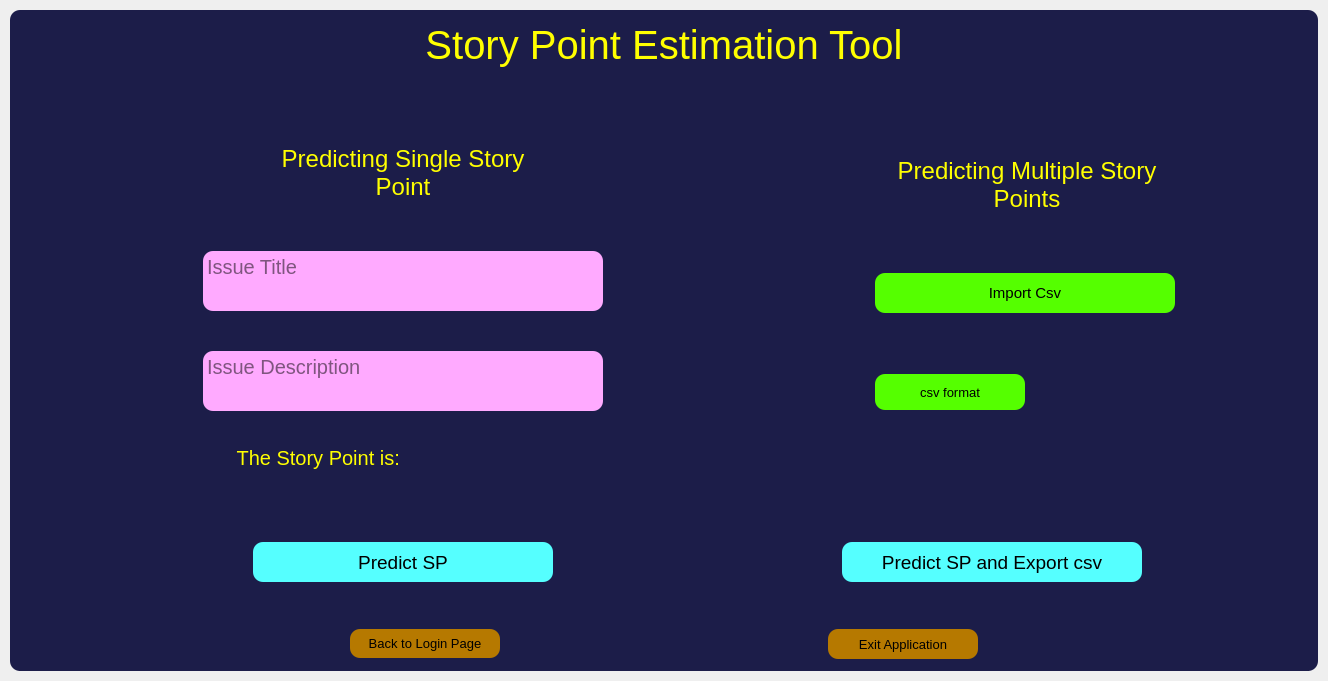
<?xml version="1.0" encoding="UTF-8"?>
<ui version="4.0">
 <class>MainWindow</class>
 <widget class="QMainWindow" name="MainWindow">
  <property name="geometry">
   <rect>
    <x>0</x>
    <y>0</y>
    <width>1328</width>
    <height>681</height>
   </rect>
  </property>
  <property name="windowTitle">
   <string>MainWindow</string>
  </property>
  <widget class="QWidget" name="centralwidget">
   <property name="styleSheet">
    <string notr="true"/>
   </property>
   <layout class="QVBoxLayout" name="dropshadow_layout_2">
    <property name="spacing">
     <number>0</number>
    </property>
    <property name="leftMargin">
     <number>10</number>
    </property>
    <property name="topMargin">
     <number>10</number>
    </property>
    <property name="rightMargin">
     <number>10</number>
    </property>
    <property name="bottomMargin">
     <number>10</number>
    </property>
    <item>
     <widget class="QFrame" name="backgrd_frame">
      <property name="styleSheet">
       <string notr="true">background-color: qlineargradient(spread:pad, x1:0, y1:0, x2:1, y2:0, stop:0 rgba(28, 29, 73, 255), stop:0.486425 rgba(28, 29, 73, 255));
border-radius: 10px;
</string>
      </property>
      <property name="frameShape">
       <enum>QFrame::NoFrame</enum>
      </property>
      <property name="frameShadow">
       <enum>QFrame::Raised</enum>
      </property>
      <layout class="QVBoxLayout" name="verticalLayout_3">
       <item>
        <layout class="QVBoxLayout" name="verticalLayout_2">
         <item>
          <widget class="QFrame" name="frame_title">
           <property name="maximumSize">
            <size>
             <width>16777215</width>
             <height>55</height>
            </size>
           </property>
           <property name="font">
            <font>
             <pointsize>9</pointsize>
            </font>
           </property>
           <property name="frameShape">
            <enum>QFrame::StyledPanel</enum>
           </property>
           <property name="frameShadow">
            <enum>QFrame::Raised</enum>
           </property>
           <layout class="QVBoxLayout" name="verticalLayout_4">
            <item>
             <widget class="QLabel" name="label_title">
              <property name="minimumSize">
               <size>
                <width>0</width>
                <height>40</height>
               </size>
              </property>
              <property name="maximumSize">
               <size>
                <width>16777215</width>
                <height>52</height>
               </size>
              </property>
              <property name="font">
               <font>
                <family>Microsoft Sans Serif</family>
                <pointsize>30</pointsize>
               </font>
              </property>
              <property name="styleSheet">
               <string notr="true">color: rgb(255, 255, 0);
border-bottom-color: qlineargradient(spread:pad, x1:0, y1:0, x2:1, y2:0, stop:0 rgba(255, 178, 102, 255), stop:0.55 rgba(235, 148, 61, 255), stop:0.98 rgba(0, 0, 0, 255), stop:1 rgba(0, 0, 0, 0));</string>
              </property>
              <property name="text">
               <string>Story Point Estimation Tool</string>
              </property>
              <property name="alignment">
               <set>Qt::AlignBottom|Qt::AlignHCenter</set>
              </property>
             </widget>
            </item>
           </layout>
          </widget>
         </item>
         <item>
          <widget class="QFrame" name="frame_content">
           <property name="frameShape">
            <enum>QFrame::StyledPanel</enum>
           </property>
           <property name="frameShadow">
            <enum>QFrame::Raised</enum>
           </property>
           <layout class="QHBoxLayout" name="horizontalLayout_2">
            <item>
             <widget class="QFrame" name="frame_oneSP">
              <property name="minimumSize">
               <size>
                <width>750</width>
                <height>0</height>
               </size>
              </property>
              <property name="maximumSize">
               <size>
                <width>750</width>
                <height>16777215</height>
               </size>
              </property>
              <property name="frameShape">
               <enum>QFrame::StyledPanel</enum>
              </property>
              <property name="frameShadow">
               <enum>QFrame::Raised</enum>
              </property>
              <layout class="QVBoxLayout" name="verticalLayout_5">
               <item>
                <widget class="QFrame" name="frame">
                 <property name="minimumSize">
                  <size>
                   <width>0</width>
                   <height>20</height>
                  </size>
                 </property>
                 <property name="frameShape">
                  <enum>QFrame::StyledPanel</enum>
                 </property>
                 <property name="frameShadow">
                  <enum>QFrame::Raised</enum>
                 </property>
                </widget>
               </item>
               <item>
                <widget class="QFrame" name="frame_one_head">
                 <property name="minimumSize">
                  <size>
                   <width>0</width>
                   <height>80</height>
                  </size>
                 </property>
                 <property name="maximumSize">
                  <size>
                   <width>16777215</width>
                   <height>130</height>
                  </size>
                 </property>
                 <property name="frameShape">
                  <enum>QFrame::StyledPanel</enum>
                 </property>
                 <property name="frameShadow">
                  <enum>QFrame::Raised</enum>
                 </property>
                 <layout class="QHBoxLayout" name="horizontalLayout_4">
                  <item>
                   <widget class="QLabel" name="label">
                    <property name="minimumSize">
                     <size>
                      <width>300</width>
                      <height>80</height>
                     </size>
                    </property>
                    <property name="maximumSize">
                     <size>
                      <width>300</width>
                      <height>80</height>
                     </size>
                    </property>
                    <property name="font">
                     <font>
                      <family>Microsoft Sans Serif</family>
                      <pointsize>18</pointsize>
                     </font>
                    </property>
                    <property name="styleSheet">
                     <string notr="true">color: rgb(255, 255, 0);
border-bottom-color: qlineargradient(spread:pad, x1:0, y1:0, x2:1, y2:0, stop:0 rgba(255, 178, 102, 255), stop:0.55 rgba(235, 148, 61, 255), stop:0.98 rgba(0, 0, 0, 255), stop:1 rgba(0, 0, 0, 0));</string>
                    </property>
                    <property name="text">
                     <string>Predicting Single Story  Point</string>
                    </property>
                    <property name="alignment">
                     <set>Qt::AlignCenter</set>
                    </property>
                    <property name="wordWrap">
                     <bool>true</bool>
                    </property>
                   </widget>
                  </item>
                 </layout>
                </widget>
               </item>
               <item>
                <widget class="QFrame" name="frame_one_title">
                 <property name="minimumSize">
                  <size>
                   <width>0</width>
                   <height>100</height>
                  </size>
                 </property>
                 <property name="maximumSize">
                  <size>
                   <width>16777215</width>
                   <height>80</height>
                  </size>
                 </property>
                 <property name="sizeIncrement">
                  <size>
                   <width>0</width>
                   <height>0</height>
                  </size>
                 </property>
                 <property name="frameShape">
                  <enum>QFrame::StyledPanel</enum>
                 </property>
                 <property name="frameShadow">
                  <enum>QFrame::Raised</enum>
                 </property>
                 <layout class="QHBoxLayout" name="horizontalLayout_5">
                  <item>
                   <widget class="QTextEdit" name="textEdit_3">
                    <property name="minimumSize">
                     <size>
                      <width>400</width>
                      <height>60</height>
                     </size>
                    </property>
                    <property name="maximumSize">
                     <size>
                      <width>400</width>
                      <height>60</height>
                     </size>
                    </property>
                    <property name="sizeIncrement">
                     <size>
                      <width>0</width>
                      <height>0</height>
                     </size>
                    </property>
                    <property name="font">
                     <font>
                      <pointsize>15</pointsize>
                     </font>
                    </property>
                    <property name="styleSheet">
                     <string notr="true">QTextEdit{ 
	border:5px sold rgb(60,231,195);
	background-color:rgb(255, 170, 255);
}
 
</string>
                    </property>
                    <property name="undoRedoEnabled">
                     <bool>false</bool>
                    </property>
                    <property name="placeholderText">
                     <string>Issue Title</string>
                    </property>
                   </widget>
                  </item>
                 </layout>
                </widget>
               </item>
               <item>
                <widget class="QFrame" name="frame_one_desc">
                 <property name="minimumSize">
                  <size>
                   <width>0</width>
                   <height>100</height>
                  </size>
                 </property>
                 <property name="maximumSize">
                  <size>
                   <width>16777215</width>
                   <height>80</height>
                  </size>
                 </property>
                 <property name="frameShape">
                  <enum>QFrame::StyledPanel</enum>
                 </property>
                 <property name="frameShadow">
                  <enum>QFrame::Raised</enum>
                 </property>
                 <layout class="QHBoxLayout" name="horizontalLayout_6">
                  <item>
                   <widget class="QTextEdit" name="textEdit_2">
                    <property name="minimumSize">
                     <size>
                      <width>400</width>
                      <height>60</height>
                     </size>
                    </property>
                    <property name="maximumSize">
                     <size>
                      <width>400</width>
                      <height>60</height>
                     </size>
                    </property>
                    <property name="font">
                     <font>
                      <pointsize>15</pointsize>
                     </font>
                    </property>
                    <property name="styleSheet">
                     <string notr="true">QTextEdit{ 
	border:5px sold rgb(60,231,195);
	background-color:rgb(255, 170, 255);
}
 
</string>
                    </property>
                    <property name="undoRedoEnabled">
                     <bool>false</bool>
                    </property>
                    <property name="placeholderText">
                     <string>Issue Description</string>
                    </property>
                   </widget>
                  </item>
                 </layout>
                </widget>
               </item>
               <item>
                <widget class="QFrame" name="frame_one_output">
                 <property name="minimumSize">
                  <size>
                   <width>0</width>
                   <height>70</height>
                  </size>
                 </property>
                 <property name="maximumSize">
                  <size>
                   <width>16777215</width>
                   <height>70</height>
                  </size>
                 </property>
                 <property name="frameShape">
                  <enum>QFrame::StyledPanel</enum>
                 </property>
                 <property name="frameShadow">
                  <enum>QFrame::Raised</enum>
                 </property>
                 <widget class="QLabel" name="label_2">
                  <property name="geometry">
                   <rect>
                    <x>9</x>
                    <y>9</y>
                    <width>550</width>
                    <height>50</height>
                   </rect>
                  </property>
                  <property name="minimumSize">
                   <size>
                    <width>550</width>
                    <height>50</height>
                   </size>
                  </property>
                  <property name="maximumSize">
                   <size>
                    <width>550</width>
                    <height>50</height>
                   </size>
                  </property>
                  <property name="font">
                   <font>
                    <pointsize>15</pointsize>
                   </font>
                  </property>
                  <property name="styleSheet">
                   <string notr="true">color: rgb(255, 255, 0);
border-bottom-color: qlineargradient(spread:pad, x1:0, y1:0, x2:1, y2:0, stop:0 rgba(255, 178, 102, 255), stop:0.55 rgba(235, 148, 61, 255), stop:0.98 rgba(0, 0, 0, 255), stop:1 rgba(0, 0, 0, 0));</string>
                  </property>
                  <property name="text">
                   <string>The Story Point is: </string>
                  </property>
                  <property name="alignment">
                   <set>Qt::AlignCenter</set>
                  </property>
                 </widget>
                </widget>
               </item>
              </layout>
             </widget>
            </item>
            <item>
             <widget class="QFrame" name="frame_partition">
              <property name="minimumSize">
               <size>
                <width>65</width>
                <height>0</height>
               </size>
              </property>
              <property name="maximumSize">
               <size>
                <width>67</width>
                <height>16777215</height>
               </size>
              </property>
              <property name="frameShape">
               <enum>QFrame::StyledPanel</enum>
              </property>
              <property name="frameShadow">
               <enum>QFrame::Raised</enum>
              </property>
             </widget>
            </item>
            <item>
             <widget class="QFrame" name="frame_multiSP">
              <property name="frameShape">
               <enum>QFrame::StyledPanel</enum>
              </property>
              <property name="frameShadow">
               <enum>QFrame::Raised</enum>
              </property>
              <layout class="QVBoxLayout" name="verticalLayout">
               <item>
                <widget class="QFrame" name="frame_label_title">
                 <property name="minimumSize">
                  <size>
                   <width>0</width>
                   <height>109</height>
                  </size>
                 </property>
                 <property name="maximumSize">
                  <size>
                   <width>16777215</width>
                   <height>80</height>
                  </size>
                 </property>
                 <property name="frameShape">
                  <enum>QFrame::StyledPanel</enum>
                 </property>
                 <property name="frameShadow">
                  <enum>QFrame::Raised</enum>
                 </property>
                 <layout class="QVBoxLayout" name="verticalLayout_8">
                  <item>
                   <widget class="QLabel" name="label_multiSP">
                    <property name="minimumSize">
                     <size>
                      <width>0</width>
                      <height>50</height>
                     </size>
                    </property>
                    <property name="maximumSize">
                     <size>
                      <width>304</width>
                      <height>79</height>
                     </size>
                    </property>
                    <property name="font">
                     <font>
                      <pointsize>18</pointsize>
                     </font>
                    </property>
                    <property name="styleSheet">
                     <string notr="true">color: rgb(255, 255, 0);
border-bottom-color: qlineargradient(spread:pad, x1:0, y1:0, x2:1, y2:0, stop:0 rgba(255, 178, 102, 255), stop:0.55 rgba(235, 148, 61, 255), stop:0.98 rgba(0, 0, 0, 255), stop:1 rgba(0, 0, 0, 0));</string>
                    </property>
                    <property name="text">
                     <string>Predicting Multiple Story Points</string>
                    </property>
                    <property name="alignment">
                     <set>Qt::AlignCenter</set>
                    </property>
                    <property name="wordWrap">
                     <bool>true</bool>
                    </property>
                   </widget>
                  </item>
                 </layout>
                </widget>
               </item>
               <item>
                <widget class="QFrame" name="frame_import_csv">
                 <property name="minimumSize">
                  <size>
                   <width>0</width>
                   <height>80</height>
                  </size>
                 </property>
                 <property name="maximumSize">
                  <size>
                   <width>16777215</width>
                   <height>89</height>
                  </size>
                 </property>
                 <property name="frameShape">
                  <enum>QFrame::StyledPanel</enum>
                 </property>
                 <property name="frameShadow">
                  <enum>QFrame::Raised</enum>
                 </property>
                 <layout class="QVBoxLayout" name="verticalLayout_6">
                  <item>
                   <widget class="QPushButton" name="pushButton_import_csv">
                    <property name="minimumSize">
                     <size>
                      <width>300</width>
                      <height>40</height>
                     </size>
                    </property>
                    <property name="maximumSize">
                     <size>
                      <width>300</width>
                      <height>16777215</height>
                     </size>
                    </property>
                    <property name="font">
                     <font>
                      <pointsize>11</pointsize>
                     </font>
                    </property>
                    <property name="styleSheet">
                     <string notr="true">QPushButton{ 
	border:5px sold rgb(60,231,195);
	background-color: rgb(85, 255, 0);
}
 
QPushButton:hover{
	background-color: rgba(85, 255, 0,150);
	border:5px sold rgb(105, 95, 148);
} 
</string>
                    </property>
                    <property name="text">
                     <string>Import Csv</string>
                    </property>
                   </widget>
                  </item>
                 </layout>
                </widget>
               </item>
               <item>
                <widget class="QFrame" name="frame_import_csv_2">
                 <property name="minimumSize">
                  <size>
                   <width>0</width>
                   <height>20</height>
                  </size>
                 </property>
                 <property name="maximumSize">
                  <size>
                   <width>16777215</width>
                   <height>113</height>
                  </size>
                 </property>
                 <property name="frameShape">
                  <enum>QFrame::StyledPanel</enum>
                 </property>
                 <property name="frameShadow">
                  <enum>QFrame::Raised</enum>
                 </property>
                 <layout class="QVBoxLayout" name="verticalLayout_7">
                  <item>
                   <widget class="QPushButton" name="pushButton_import_advice">
                    <property name="minimumSize">
                     <size>
                      <width>150</width>
                      <height>36</height>
                     </size>
                    </property>
                    <property name="maximumSize">
                     <size>
                      <width>150</width>
                      <height>30</height>
                     </size>
                    </property>
                    <property name="font">
                     <font>
                      <pointsize>10</pointsize>
                     </font>
                    </property>
                    <property name="toolTip">
                     <string>csv should be in given format only</string>
                    </property>
                    <property name="toolTipDuration">
                     <number>0</number>
                    </property>
                    <property name="styleSheet">
                     <string notr="true">QPushButton{ 
	border:5px sold rgb(60,231,195);
	background-color: rgb(85, 255, 0);
}
 
QPushButton:hover{
	background-color: rgba(85, 255, 0,150);
	border:5px sold rgb(105, 95, 148);
} 
</string>
                    </property>
                    <property name="text">
                     <string>csv format</string>
                    </property>
                   </widget>
                  </item>
                  <item>
                   <widget class="QFrame" name="frame_ideal">
                    <property name="frameShape">
                     <enum>QFrame::StyledPanel</enum>
                    </property>
                    <property name="frameShadow">
                     <enum>QFrame::Raised</enum>
                    </property>
                   </widget>
                  </item>
                 </layout>
                </widget>
               </item>
              </layout>
             </widget>
            </item>
           </layout>
          </widget>
         </item>
         <item>
          <widget class="QFrame" name="frame_calSP_btns">
           <property name="minimumSize">
            <size>
             <width>0</width>
             <height>60</height>
            </size>
           </property>
           <property name="maximumSize">
            <size>
             <width>16777215</width>
             <height>50</height>
            </size>
           </property>
           <property name="frameShape">
            <enum>QFrame::StyledPanel</enum>
           </property>
           <property name="frameShadow">
            <enum>QFrame::Raised</enum>
           </property>
           <layout class="QHBoxLayout" name="horizontalLayout_7">
            <item>
             <widget class="QFrame" name="frame_6">
              <property name="minimumSize">
               <size>
                <width>750</width>
                <height>60</height>
               </size>
              </property>
              <property name="maximumSize">
               <size>
                <width>500</width>
                <height>16777215</height>
               </size>
              </property>
              <property name="frameShape">
               <enum>QFrame::StyledPanel</enum>
              </property>
              <property name="frameShadow">
               <enum>QFrame::Raised</enum>
              </property>
              <layout class="QHBoxLayout" name="horizontalLayout_3">
               <item>
                <widget class="QPushButton" name="pushButton_predictSP">
                 <property name="minimumSize">
                  <size>
                   <width>300</width>
                   <height>40</height>
                  </size>
                 </property>
                 <property name="maximumSize">
                  <size>
                   <width>300</width>
                   <height>40</height>
                  </size>
                 </property>
                 <property name="font">
                  <font>
                   <pointsize>14</pointsize>
                  </font>
                 </property>
                 <property name="styleSheet">
                  <string notr="true">QPushButton{ 
	border:5px sold rgb(60,231,195);
	background-color: rgb(85, 255, 255);
}
 
QPushButton:hover{
	background-color: rgba(85, 255, 255,150);
	border:5px sold rgb(105, 95, 148);
} 
</string>
                 </property>
                 <property name="text">
                  <string>Predict SP</string>
                 </property>
                </widget>
               </item>
              </layout>
             </widget>
            </item>
            <item>
             <widget class="QFrame" name="frame_4">
              <property name="minimumSize">
               <size>
                <width>514</width>
                <height>60</height>
               </size>
              </property>
              <property name="maximumSize">
               <size>
                <width>461</width>
                <height>16777215</height>
               </size>
              </property>
              <property name="frameShape">
               <enum>QFrame::StyledPanel</enum>
              </property>
              <property name="frameShadow">
               <enum>QFrame::Raised</enum>
              </property>
              <layout class="QHBoxLayout" name="horizontalLayout_8">
               <item>
                <widget class="QFrame" name="frame_2">
                 <property name="minimumSize">
                  <size>
                   <width>33</width>
                   <height>0</height>
                  </size>
                 </property>
                 <property name="maximumSize">
                  <size>
                   <width>16</width>
                   <height>16777215</height>
                  </size>
                 </property>
                 <property name="frameShape">
                  <enum>QFrame::StyledPanel</enum>
                 </property>
                 <property name="frameShadow">
                  <enum>QFrame::Raised</enum>
                 </property>
                </widget>
               </item>
               <item>
                <widget class="QPushButton" name="pushButton_exportSP">
                 <property name="minimumSize">
                  <size>
                   <width>300</width>
                   <height>30</height>
                  </size>
                 </property>
                 <property name="maximumSize">
                  <size>
                   <width>300</width>
                   <height>40</height>
                  </size>
                 </property>
                 <property name="font">
                  <font>
                   <pointsize>14</pointsize>
                  </font>
                 </property>
                 <property name="styleSheet">
                  <string notr="true">QPushButton{ 
	border:5px sold rgb(60,231,195);
	background-color: rgb(85, 255, 255);
}
 
QPushButton:hover{
	background-color: rgba(85, 255, 255,150);
	border:5px sold rgb(105, 95, 148);
} 
</string>
                 </property>
                 <property name="text">
                  <string>Predict SP and Export csv</string>
                 </property>
                </widget>
               </item>
               <item>
                <widget class="QFrame" name="frame_3">
                 <property name="maximumSize">
                  <size>
                   <width>130</width>
                   <height>16777215</height>
                  </size>
                 </property>
                 <property name="frameShape">
                  <enum>QFrame::StyledPanel</enum>
                 </property>
                 <property name="frameShadow">
                  <enum>QFrame::Raised</enum>
                 </property>
                </widget>
               </item>
              </layout>
             </widget>
            </item>
           </layout>
          </widget>
         </item>
         <item>
          <widget class="QFrame" name="frame_back">
           <property name="minimumSize">
            <size>
             <width>0</width>
             <height>78</height>
            </size>
           </property>
           <property name="maximumSize">
            <size>
             <width>16777215</width>
             <height>40</height>
            </size>
           </property>
           <property name="frameShape">
            <enum>QFrame::StyledPanel</enum>
           </property>
           <property name="frameShadow">
            <enum>QFrame::Raised</enum>
           </property>
           <layout class="QHBoxLayout" name="horizontalLayout">
            <item>
             <widget class="QPushButton" name="pushButton_back">
              <property name="minimumSize">
               <size>
                <width>150</width>
                <height>29</height>
               </size>
              </property>
              <property name="maximumSize">
               <size>
                <width>150</width>
                <height>25</height>
               </size>
              </property>
              <property name="font">
               <font>
                <family>Microsoft Sans Serif</family>
                <pointsize>10</pointsize>
               </font>
              </property>
              <property name="styleSheet">
               <string notr="true">QPushButton{ 
	border:5px sold rgb(60,231,195);
	background-color: rgb(182, 121, 0);
}
 
QPushButton:hover{
	background-color: rgba(182, 121, 0,150);
	border:5px sold rgb(105, 95, 148);
} 
</string>
              </property>
              <property name="text">
               <string>Back to Login Page</string>
              </property>
             </widget>
            </item>
            <item>
             <widget class="QPushButton" name="pushButton_exit">
              <property name="sizePolicy">
               <sizepolicy hsizetype="Preferred" vsizetype="Fixed">
                <horstretch>0</horstretch>
                <verstretch>0</verstretch>
               </sizepolicy>
              </property>
              <property name="minimumSize">
               <size>
                <width>150</width>
                <height>30</height>
               </size>
              </property>
              <property name="maximumSize">
               <size>
                <width>150</width>
                <height>25</height>
               </size>
              </property>
              <property name="font">
               <font>
                <family>Microsoft Sans Serif</family>
                <pointsize>10</pointsize>
               </font>
              </property>
              <property name="styleSheet">
               <string notr="true">QPushButton{ 
	border:5px sold rgb(60,231,195);
	background-color: rgb(182, 121, 0);
}
 
QPushButton:hover{
	background-color: rgba(182, 121, 0,150);
	border:5px sold rgb(105, 95, 148);
} 
</string>
              </property>
              <property name="text">
               <string>Exit Application</string>
              </property>
             </widget>
            </item>
           </layout>
          </widget>
         </item>
        </layout>
       </item>
      </layout>
     </widget>
    </item>
   </layout>
  </widget>
 </widget>
 <resources/>
 <connections/>
</ui>
